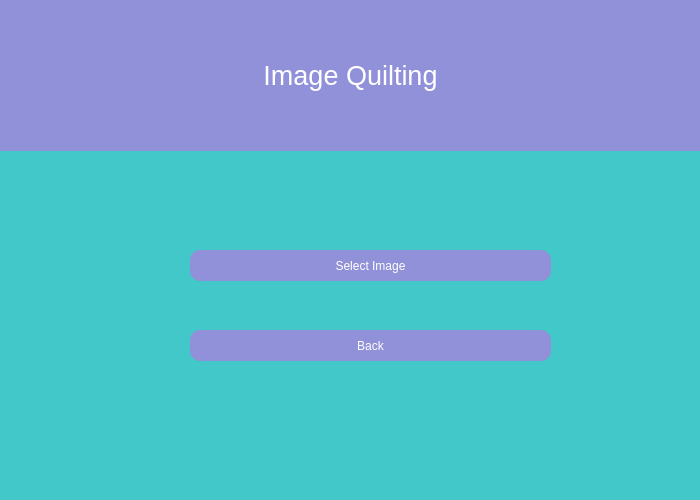
<?xml version="1.0" encoding="UTF-8"?>
<ui version="4.0">
 <class>Form</class>
 <widget class="QWidget" name="Form">
  <property name="geometry">
   <rect>
    <x>0</x>
    <y>0</y>
    <width>700</width>
    <height>500</height>
   </rect>
  </property>
  <property name="windowTitle">
   <string>Form</string>
  </property>
  <property name="styleSheet">
   <string notr="true">background-color:qlineargradient(spread:pad, x1:1, y1:1, x2:1, y2:1, stop:0 rgba(66, 200, 200, 255), stop:0.495 rgba(255, 255, 255, 255), stop:0.505 rgba(255, 0, 0, 255), stop:1 rgba(255, 0, 0, 255));</string>
  </property>
  <widget class="QPushButton" name="login">
   <property name="geometry">
    <rect>
     <x>190</x>
     <y>250</y>
     <width>361</width>
     <height>31</height>
    </rect>
   </property>
   <property name="styleSheet">
    <string notr="true">

QPushButton{
background-color:qlineargradient(spread:pad, x1:1, y1:1, x2:1, y2:1, stop:0.232955 rgba(145, 145, 217, 255), stop:0.926136 rgba(0, 203, 203, 255));
color:white;;font: 14pt &quot;Sitka Heading&quot;;border-radius:10px;


}
QPushButton:hover{

   background-color:#CBC3E3;
color:white;;font: 14pt &quot;Sitka Heading&quot;;border-radius:10px;

}</string>
   </property>
   <property name="text">
    <string>Select Image</string>
   </property>
  </widget>
  <widget class="QLabel" name="label">
   <property name="geometry">
    <rect>
     <x>0</x>
     <y>0</y>
     <width>701</width>
     <height>151</height>
    </rect>
   </property>
   <property name="styleSheet">
    <string notr="true">background-color:qlineargradient(spread:pad, x1:1, y1:1, x2:1, y2:1, stop:0.232955 rgba(145, 145, 217, 255), stop:0.926136 rgba(0, 203, 203, 255));font: 36pt &quot;Sitka Heading&quot;;color:white;</string>
   </property>
   <property name="text">
    <string>&lt;html&gt;&lt;head/&gt;&lt;body&gt;&lt;p&gt;&lt;span style=&quot; font-size:20pt;&quot;&gt;Image Quilting&lt;/span&gt;&lt;/p&gt;&lt;/body&gt;&lt;/html&gt;</string>
   </property>
   <property name="alignment">
    <set>Qt::AlignCenter</set>
   </property>
  </widget>
  <widget class="QPushButton" name="back">
   <property name="geometry">
    <rect>
     <x>190</x>
     <y>330</y>
     <width>361</width>
     <height>31</height>
    </rect>
   </property>
   <property name="styleSheet">
    <string notr="true">

QPushButton{
background-color:qlineargradient(spread:pad, x1:1, y1:1, x2:1, y2:1, stop:0.232955 rgba(145, 145, 217, 255), stop:0.926136 rgba(0, 203, 203, 255));
color:white;;font: 14pt &quot;Sitka Heading&quot;;border-radius:10px;


}
QPushButton:hover{

   background-color:#CBC3E3;
color:white;;font: 14pt &quot;Sitka Heading&quot;;border-radius:10px;

}</string>
   </property>
   <property name="text">
    <string>Back</string>
   </property>
  </widget>
 </widget>
 <resources/>
 <connections/>
</ui>
